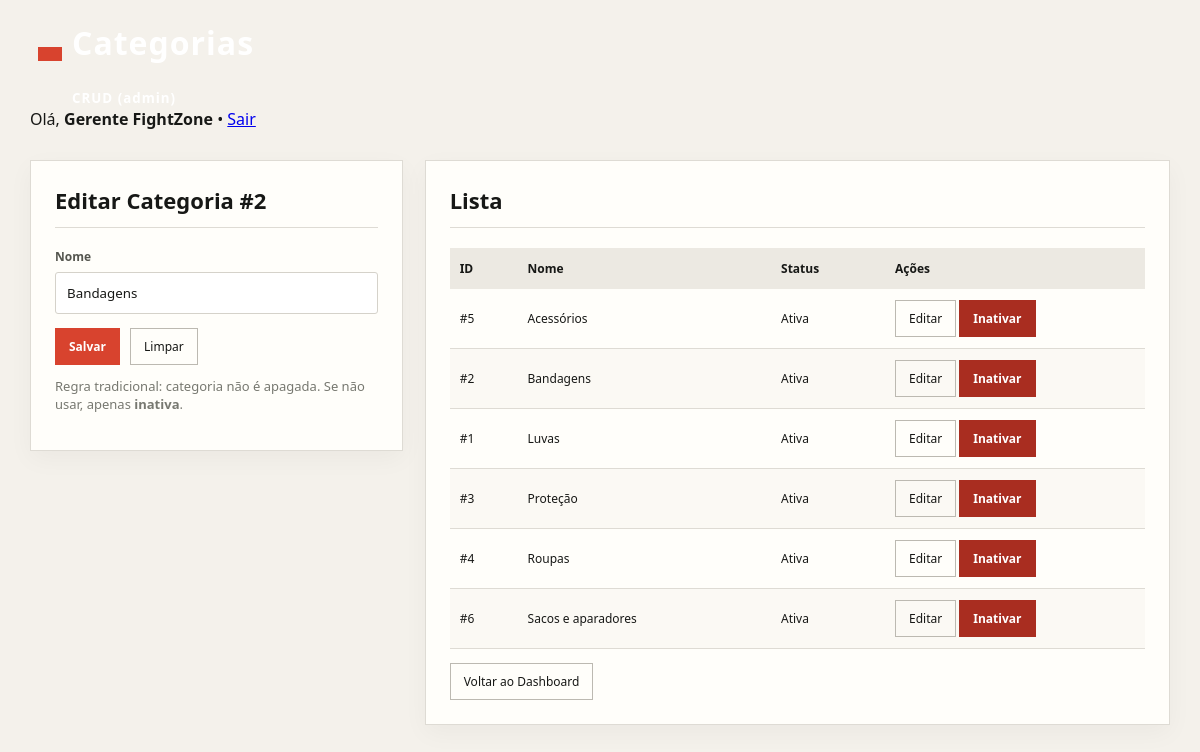
The page /index.php?controller=categoria&action=index&id=2 (signed in) on the database its author committed.
### tables this page shows
CREATE TABLE IF NOT EXISTS categorias (
  id INT NOT NULL AUTO_INCREMENT,
  nome VARCHAR(80) NOT NULL,
  slug VARCHAR(100) NOT NULL,
  ativo TINYINT(1) NOT NULL DEFAULT 1,
  PRIMARY KEY (id),
  UNIQUE KEY uq_categorias_slug (slug)
);

### controllers/CategoriaController.php (called while the page is built, shortened)
<?php
require_once __DIR__ . '/../models/categoria.php';
class CategoriaController
{
    public function index(): void
    {
        $categoriaModel = new Categoria();
        $categorias = $categoriaModel->listarTodas();
        if (isset($_GET['id'])) {
            $editar = $categoriaModel->buscarPorId((int)$_GET['id']);
        }
        require_once __DIR__ . '/../views/categorias.php';
    }
}

### index.php (called while the page is built, shortened)
<?php
require_once __DIR__ . '/config/db.php';
$controller = $_GET['controller'] ?? 'loja';
$action = $_GET['action'] ?? 'catalogo';
switch ($controller) {
     case 'categoria':
         require_once __DIR__ . '/controllers/CategoriaController.php';
         $c = new CategoriaController();
        break;
}
$c->$action();

### config/db.php (called while the page is built)
<?php
class Database
{
    private static $conn = null;
    public static function getConnection()
    {
        if (self::$conn === null) {
            try {
                self::$conn = new PDO(
                    "mysql:host=localhost;dbname=fightzone;charset=utf8mb4",
                    "root",
                    "",
                    [
                        PDO::ATTR_ERRMODE => PDO::ERRMODE_EXCEPTION,
                        PDO::ATTR_DEFAULT_FETCH_MODE => PDO::FETCH_ASSOC
                    ]
                );
            } catch (PDOException $e) {
                die("Erro ao conectar ao banco de dados.");
            }
        }
        return self::$conn;
    }
}

### models/categoria.php (called while the page is built, shortened)
<?php
require_once __DIR__ . '/../config/db.php';
class Categoria
{
    private PDO $conn;
    public function __construct()
    {
        $this->conn = Database::getConnection();
    }
    public function listarTodas(): array
    {
        return $this->conn->query("SELECT id, nome, ativo FROM categorias ORDER BY nome")->fetchAll();
    }
    public function buscarPorId(int $id): ?array
    {
        $stmt = $this->conn->prepare("SELECT id, nome, ativo FROM categorias WHERE id = :id");
        $stmt->execute([':id' => $id]);
        return $stmt->fetch() ?: null;
    }
}

### views/categorias.php (the view, shortened to what this page needs)
<?php
$nomeUser = $_SESSION['nome'] ?? 'Usuário';
$editar = $editar ?? null;
$categorias = $categorias ?? [];
?>
<!doctype html>
<html lang="pt-br">
<head>
<link rel="stylesheet" href="public/assets/css/produtos.css">
</head>
<body>
<div class="container">
<div class="topbar">
<div class="brand">
<div class="badge"></div>
<div>
<h1>Categorias</h1>
<small>CRUD (admin)</small>
</div>
</div>
<div class="pill">
Olá, <strong><?= htmlspecialchars($nomeUser) ?></strong>
• <a href="index.php?controller=auth&action=logout">Sair</a>
</div>
</div>
<div class="grid" style="grid-template-columns: 1fr 2fr;">
<div class="card">
<h2><?= $editar ? "Editar Categoria #".(int)$editar['id'] : "Nova Categoria" ?></h2>
<form method="post" action="index.php?controller=categoria&action=salvar">
<label>Nome</label>
<input class="input" type="text" name="nome" required
value="<?= $editar ? htmlspecialchars($editar['nome']) : '' ?>">
<div class="actions" style="margin-top:14px; display:flex; gap:10px;">
<button class="btn btn-primary" type="submit">Salvar</button>
<a class="btn" href="index.php?controller=categoria&action=index">Limpar</a>
</div>
</form>
<p class="muted" style="margin-top:12px; font-size:13px;">
Regra tradicional: categoria não é apagada. Se não usar, apenas <strong>inativa</strong>.
</p>
</div>
<div class="card">
<h2>Lista</h2>
<table class="table">
<thead>
<tr>
<th>ID</th>
<th>Nome</th>
<th>Status</th>
<th style="width:260px;">Ações</th>
</tr>
</thead>
<tbody>
<?php foreach ($categorias as $c): ?>
<tr>
<td>#<?= (int)$c['id'] ?></td>
<td><?= htmlspecialchars($c['nome']) ?></td>
<td>
<?= ((int)$c['ativo'] === 1)
? '<span class="tag ok">Ativa</span>'
: '<span class="tag off">Inativa</span>' ?>
</td>
<td>
<a class="btn" href="index.php?controller=categoria&action=index&id=<?= (int)$c['id']
?>">Editar</a>
<?php if ((int)$c['ativo'] === 1): ?>
<a class="btn btn-danger"
href="index.php?controller=categoria&action=toggle&id=<?= (int)$c['id'] ?>&ativo=0"
onclick="return confirm('Inativar esta categoria?')">Inativar</a>
<?php else: ?>
<a class="btn btn-success"
href="index.php?controller=categoria&action=toggle&id=<?= (int)$c['id']
?>&ativo=1">Ativar</a>
<?php endif; ?>
</td>
</tr>
<?php endforeach; ?>
</tbody>
</table>
<div style="margin-top:14px;">
<a class="btn" href="index.php?controller=auth&action=dashboard">Voltar ao
Dashboard</a>
</div>
</div>
</div>
</div>
</body>
</html>

### public/assets/css/produtos.css (style rules this page uses)
:root { --ink:#171816;--paper:#f4f1eb;--white:#fffefa;--red:#d8432e;--muted:#777870;--line:#dedbd4 }
* { box-sizing:border-box;font-family:"DM Sans","Segoe UI",Arial,sans-serif }
body { margin:0;background:var(--paper);color:var(--ink) }
.container { width:95%;max-width:1400px;margin:auto }
.brand { display:flex;align-items:center;gap:10px;color:#fff;text-decoration:none;font-weight:800;letter-spacing:1px }
.badge { margin-left:8px;padding:7px 12px;background:var(--red);color:#fff;font-size:10px;letter-spacing:1px }
.grid { display:grid;grid-template-columns:380px 1fr;gap:22px;margin-top:30px;margin-bottom:40px;align-items:start }
.card { min-width:0;padding:24px;background:var(--white);border:1px solid var(--line);box-shadow:0 8px 24px rgba(23,24,22,.04) }
.card h2 { margin:0 0 20px;padding-bottom:12px;border-bottom:1px solid var(--line);font-size:22px }
label { display:block;margin-bottom:7px;color:#55564f;font-size:12px;font-weight:600 }
.input { width:100%;padding:11px;border:1px solid #d5d2ca;background:#fff;color:var(--ink);border-radius:3px }
.actions { display:flex;gap:10px;margin-top:20px }
.btn { display:inline-block;padding:9px 13px;border:1px solid #bcb9b1;background:transparent;color:var(--ink);text-decoration:none;cursor:pointer;font-size:12px }
.btn-primary { border-color:var(--red);background:var(--red);color:#fff;font-weight:700 }
.btn-danger { border-color:#a92d20;background:#a92d20;color:#fff;font-weight:700 }
.table { width:100%;margin-top:12px;border-collapse:collapse;font-size:12px }
.table th { padding:12px 10px;background:#ece9e2;text-align:left }
.table td { padding:11px 10px;border-bottom:1px solid var(--line);vertical-align:middle }
.table tr:nth-child(even) { background:#fbf9f4 }
.muted { color:var(--muted) }

### rows shown on the page
categorias: id "2", nome "Bandagens", ativo "Ativa"
categorias: id "5", nome "Acessórios", ativo "Ativa"
categorias: id "1", nome "Luvas", ativo "Ativa"
categorias: id "3", nome "Proteção", ativo "Ativa"
categorias: id "4", nome "Roupas", ativo "Ativa"
categorias: id "6", nome "Sacos e aparadores", ativo "Ativa"

### other values the page prints
$nomeUser "Gerente FightZone"
